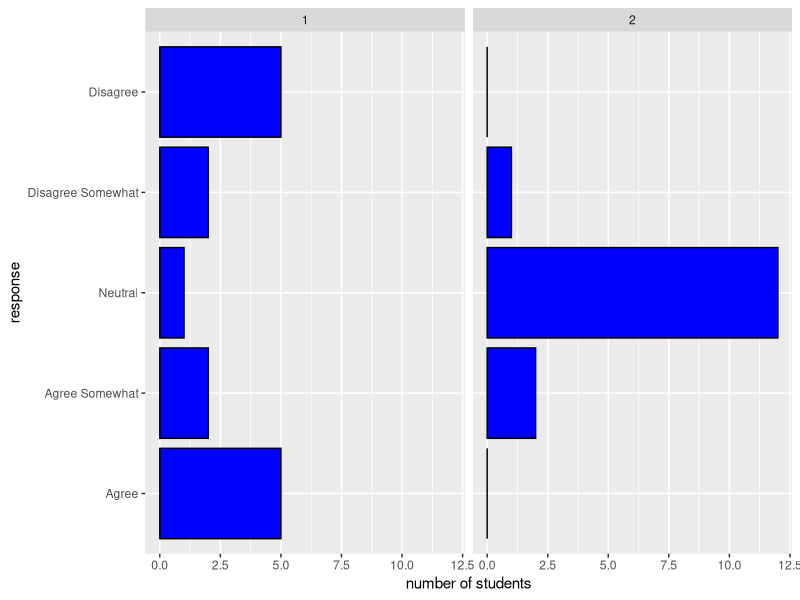

The R source for this figure:
## ---- chunk 1
# show why means of likert scale data is bad 
library(tidyverse)
mock_df <- tibble(year = c(rep(1, 5), rep(2, 5)),
                  resp = rep(c("Agree", "Agree Somewhat", "Neutral",
                               "Disagree Somewhat", "Disagree"), 2),
                  n_resp = c(5, 2, 1, 2, 5,
                             0, 2, 12, 1, 0)) |>
  mutate(resp = fct_inorder(resp))

ggplot(data = mock_df, aes(x = resp, y = n_resp)) +
  geom_col(colour = "black", fill = "blue") +
  facet_wrap(~year) +
  coord_flip() +
  labs(x = "response", y = "number of students")
